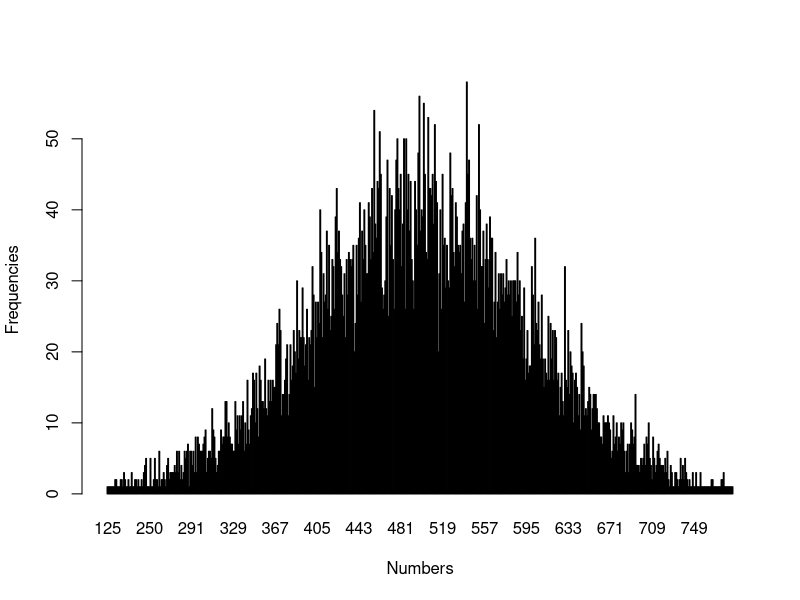
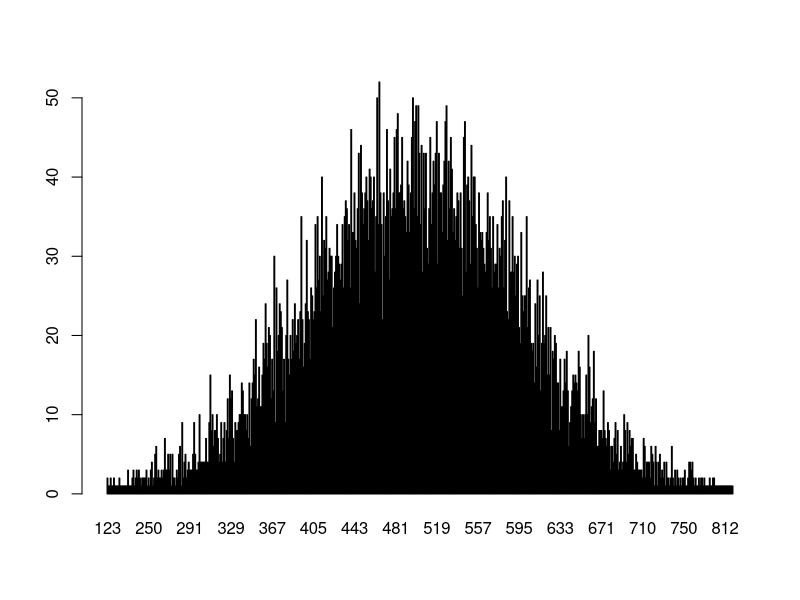

Write R code to recreate these figures, in order.
n <- floor(rnorm(10000, 500, 100))
t <- table(n)
barplot(table(floor(rnorm(10000, 500, 100))), xlab="Numbers", ylab="Frequencies")
barplot(t)
print("Hello World!!")